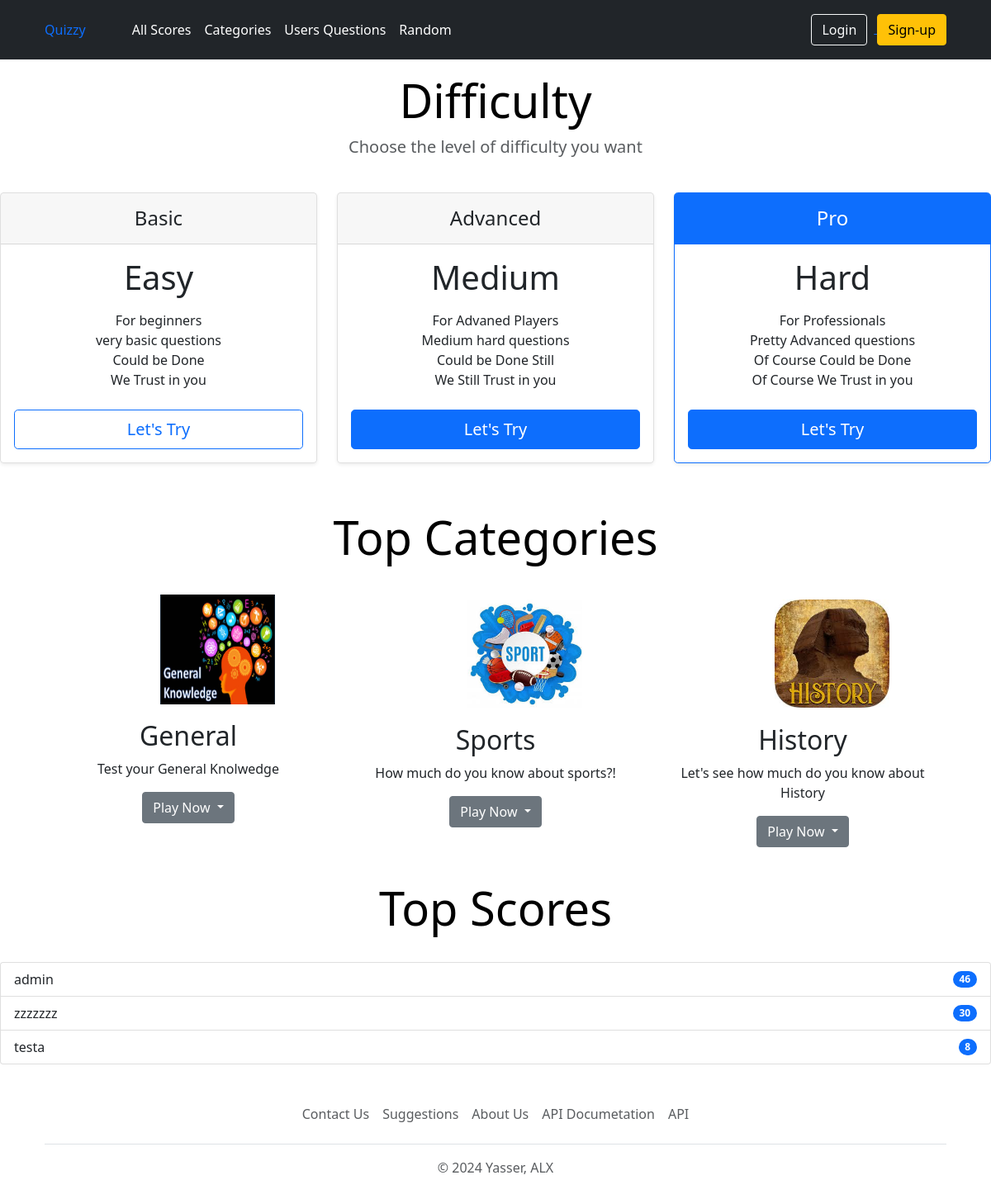
/, run on an earlier commit of the app's database.
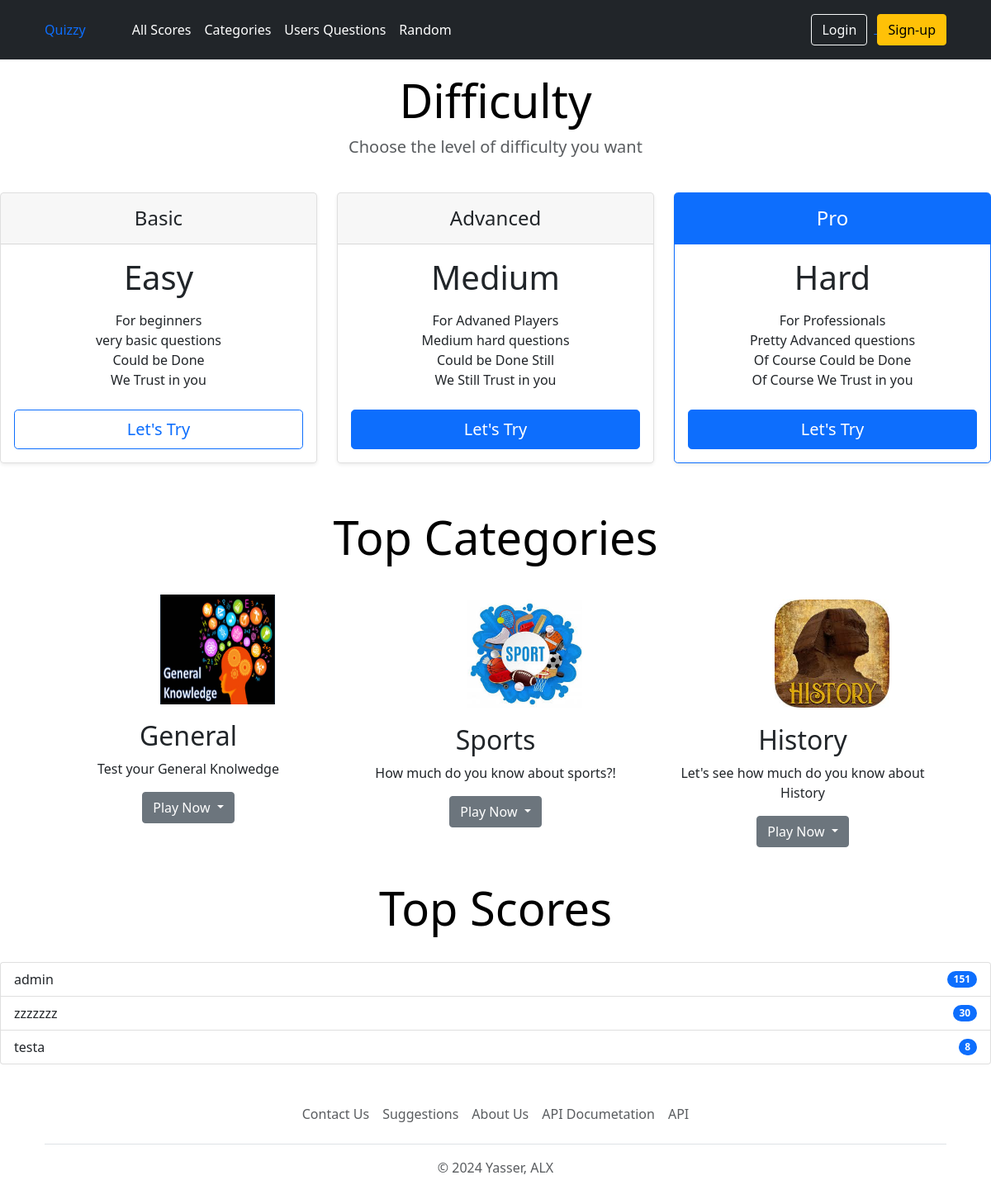
And on a later commit of the database.
### users/models.py (models this page shows, shortened)
class UserProfile(models.Model):
    user = models.OneToOneField(User, on_delete=models.CASCADE)
    total_score = models.IntegerField(default=0)

### webpages/views.py (the view)
# urls.py: 2. Add a URL to urlpatterns:  path('', views.home, name='home')
def home(request):
    top_3_values = UserProfile.objects.order_by('-total_score')[:3]  # Get the top 3 users by total score
    return render(request, "webpages/home.html", {"scores": top_3_values})  # Render the home page with the top scores

### webpages/templates/webpages/home.html (shortened to what the changed rows need)
{% extends "base.html" %}
{% load static %}
{% block css %}
<link href="https://cdn.jsdelivr.net/npm/bootstrap@5.0.0/dist/css/bootstrap.min.css" rel="stylesheet" >
{% endblock %}
{% block content%}
<div class="pricing-header p-3 pb-md-4 mx-auto text-center">
    <h1 class="display-4 fw-normal text-body-emphasis">Difficulty</h1>
  </div>
  <div class="row row-cols-1 row-cols-md-3 mb-3 text-center">
    <div class="col">
      <div class="card mb-4 rounded-3 shadow-sm">
        <div class="card-body">
          <h1 class="card-title pricing-card-title">Easy<small class="text-body-secondary fw-light"></small></h1>
        </div>
      </div>
    </div>
    <div class="col">
      <div class="card mb-4 rounded-3 shadow-sm">
        <div class="card-body">
          <h1 class="card-title pricing-card-title">Medium<small class="text-body-secondary fw-light"></small></h1>
        </div>
      </div>
    </div>
    <div class="col">
      <div class="card mb-4 rounded-3 shadow-sm border-primary">
        <div class="card-body">
          <h1 class="card-title pricing-card-title">Hard<small class="text-body-secondary fw-light"></small></h1>
        </div>
      </div>
    </div>
  </div>
  <div class="pricing-header p-3 pb-md-4 mx-auto text-center">
    <h1 class="display-4 fw-normal text-body-emphasis">Top Categories</h1>
  </div>
  <div class="container marketing">
    <div class="row">
      <div class="col-lg-4">
        <div class="pricing-header p-3 pb-md-4 mx-auto text-center">
        <h2 class="fw-normal">General</h2>
        </div>
      </div>
      <div class="col-lg-4" style="padding-top: 5px;">
        <div class="pricing-header p-3 pb-md-4 mx-auto text-center">
        <h2 class="fw-normal">Sports</h2>
        </div>
      </div>
      <div class="col-lg-4" style="padding-top: 5px;">
        <div class="pricing-header p-3 pb-md-4 mx-auto text-center">
        <h2 class="fw-normal">History</h2>
        </div>
      </div>
    </div>
    <div class="pricing-header p-3 pb-md-4 mx-auto text-center">
    <h1 class="display-4 fw-normal text-body-emphasis">Top Scores</h1>
    </div>
  </div>
  <ul class="list-group">
    {% for score in scores%}
    <li class="list-group-item d-flex justify-content-between align-items-center">
      {{score.user.username}}
      <span class="badge text-bg-primary rounded-pill">{{score.total_score}}</span>
    </li>
    {% endfor %}
  </ul>
{%endblock%}

What changed in the data, as far as the page shows it:
changed UserProfile "admin": total_score "46" → "151"
